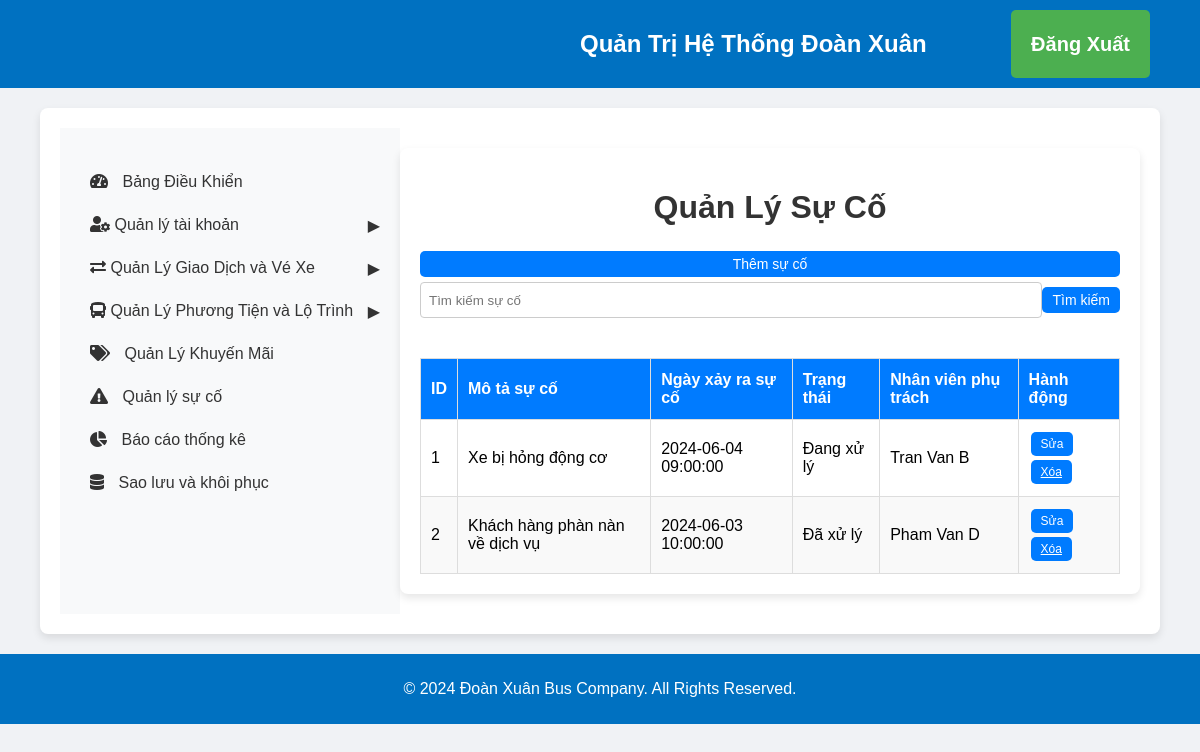
/admin/incidents.php (signed in), run on the app's committed database.
### tables this page shows
CREATE TABLE `suco` (
  `SuCoID` int(11) NOT NULL,
  `MoTaSuCo` text DEFAULT NULL,
  `NgayXayRaSuCo` datetime DEFAULT NULL,
  `TrangThai` varchar(50) DEFAULT NULL,
  `NhanVienID` int(11) DEFAULT NULL,
  PRIMARY KEY (`SuCoID`),
  KEY `NhanVienID` (`NhanVienID`),
  CONSTRAINT `suco_ibfk_1` FOREIGN KEY (`NhanVienID`) REFERENCES `nhanvien` (`NhanVienID`)
);

CREATE TABLE `nhanvien` (
  `NhanVienID` int(11) NOT NULL,
  `MaNhanVien` int(11) NOT NULL,
  `HoTen` varchar(100) DEFAULT NULL,
  `SoDienThoai` varchar(20) DEFAULT NULL,
  `VaiTro` varchar(50) DEFAULT NULL,
  `NguoiDungID` int(11) DEFAULT NULL,
  PRIMARY KEY (`NhanVienID`),
  KEY `NguoiDungID` (`NguoiDungID`)
);

### admin/incidents.php (the view, shortened to what this page needs)
<link rel="stylesheet" href="css_admin/admin_styles.css">
<?php
require '../config.php';
require 'includes_admin/admin_header.php';
require 'includes_admin/admin_sidebar.php';
$searchQuery = "";
if (isset($_POST['search'])) {
    $searchQuery = $_POST['searchQuery'];
    $sql = "SELECT * FROM SuCo WHERE MoTaSuCo LIKE ? OR TrangThai LIKE ?";
    $stmt = $conn->prepare($sql);
    $searchTerm = "%" . $searchQuery . "%";
    $stmt->bind_param('ss', $searchTerm, $searchTerm);
} else {
    $sql = "SELECT * FROM SuCo";
    $stmt = $conn->prepare($sql);
}
$stmt->execute();
$result = $stmt->get_result();
$sqlNhanVien = "SELECT * FROM NhanVien";
$resultNhanVien = $conn->query($sqlNhanVien);
$nhanVienOptions = [];
while ($row = $resultNhanVien->fetch_assoc()) {
    $nhanVienOptions[] = $row;
}
?>
<div class="main-content container mt-4">
    <h1>Quản Lý Sự Cố</h1>
    <button id="showAddIncidentForm" class="custom-button">Thêm sự cố</button>
    <form method="POST" action="incidents.php" class="form-inline">
        <input type="text" name="searchQuery" placeholder="Tìm kiếm sự cố" class="form-control" value="<?= $searchQuery ?>">
        <button type="submit" name="search" class="custom-button">Tìm kiếm</button>
    </form>
    <table class="custom-table">
        <thead>
            <tr>
                <th>ID</th>
                <th>Mô tả sự cố</th>
                <th>Ngày xảy ra sự cố</th>
                <th>Trạng thái</th>
                <th>Nhân viên phụ trách</th>
                <th>Hành động</th>
            </tr>
        </thead>
        <tbody>
            <?php while ($row = $result->fetch_assoc()): ?>
            <tr data-id="<?= $row['SuCoID'] ?>">
                <td><?= $row['SuCoID'] ?></td>
                <td class="editable" data-field="MoTaSuCo"><?= $row['MoTaSuCo'] ?></td>
                <td class="editable" data-field="NgayXayRaSuCo"><?= $row['NgayXayRaSuCo'] ?></td>
                <td class="editable" data-field="TrangThai"><?= $row['TrangThai'] ?></td>
                <td class="editable" data-field="NhanVienID"><?= $nhanVienOptions[array_search($row['NhanVienID'], array_column($nhanVienOptions, 'NhanVienID'))]['HoTen'] ?></td>
                <td>
                    <button class="edit-button small-button custom-button">Sửa</button>
                    <a href="incidents.php?delete=<?= $row['SuCoID'] ?>" onclick="return confirm('Bạn có chắc chắn muốn xóa?')" class="small-button custom-button">Xóa</a>
                </td>
            </tr>
            <?php endwhile; ?>
        </tbody>
    </table>
</div>
<?php
require 'includes_admin/admin_footer.php';
?>

### admin/css_admin/admin_styles.css (style rules this page uses)
body { font-family: Arial, sans-serif; margin: 0; padding: 0; }
.container { display: flex; flex: 1; margin-right: 0px; margin-left: 0px; width: 1500px; }
table { width: 100%; border-collapse: collapse; }
table, th, td { border: 1px solid #ddd; padding: 8px; }
table th { background-color: #f2f2f2; }
.main-content { flex: 1; margin-left: 10px; background-color: #fff; display: flex; flex-direction: column; width: 2000px; }
body { font-family: 'Arial', sans-serif; }

### admin/incidents.php (style rules this page uses)
body { font-family: 'Arial', sans-serif; background-color: #f0f2f5; margin: 0; padding: 0; }
.container { width: 90%; max-width: 1400px; margin: 20px auto; padding: 20px; background-color: #ffffff; border-radius: 8px; box-shadow: 0 4px 8px rgba(0, 0, 0, 0.1); }
h1 { text-align: center; color: #333; margin-bottom: 20px; }
.custom-button { background-color: #007bff; color: #fff; border: none; padding: 5px 10px; cursor: pointer; border-radius: 5px; text-align: center; display: inline-block; margin: 5px 0; transition: background-color 0.3s, transform 0.3s; font-size: 14px; }
.form-inline { display: flex; justify-content: center; margin-bottom: 20px; }
.form-inline input[type="text"] { flex: 1; padding: 8px; border: 1px solid #ccc; border-radius: 4px; box-sizing: border-box; transition: border-color 0.3s; }
.custom-table { width: 100%; border-collapse: collapse; margin-top: 20px; }
.custom-table th, .custom-table td { border: 1px solid #ddd; padding: 10px; text-align: left; transition: background-color 0.3s; }
.custom-table th { background-color: #f4f4f4; color: #333; }
.custom-table tr:nth-child(even) { background-color: #f9f9f9; }
.custom-table th { padding-top: 12px; padding-bottom: 12px; background-color: #007bff; color: white; }
.small-button { padding: 5px 10px; font-size: 12px; margin: 2px; }

### data on the page
suco: SuCoID "1", MoTaSuCo "Xe bị hỏng động cơ", NgayXayRaSuCo "2024-06-04 09:00:00", TrangThai "Đang xử lý", NhanVienID.HoTen "Tran Van B"
suco: SuCoID "2", MoTaSuCo "Khách hàng phàn nàn về dịch vụ", NgayXayRaSuCo "2024-06-03 10:00:00", TrangThai "Đã xử lý", NhanVienID.HoTen "Pham Van D"
